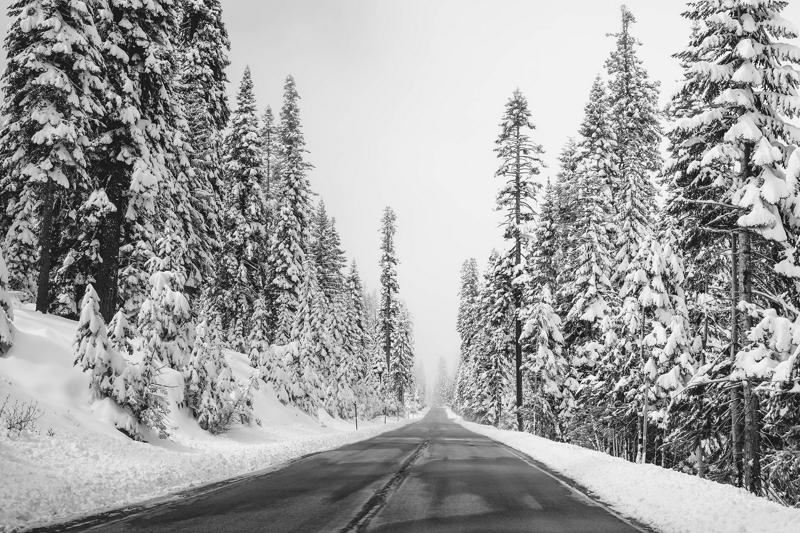
%> input picture cv1_labs_2/Part-1: Image Enhancement/images/image2.jpg, 800 x 533 px
$ octave Q8.m   (GNU Octave 9; MATLAB toolbox functions it lacks are replaced by stand-ins)
%> lines starting %> are read from the running program, lines starting %| are printed output that depends on the picture
%> further down, im is the input picture: size 533x800 uint8; min 0, max 255, mean 160
### cv1_labs_2/Part-1: Image Enhancement/compute_gradient.m
function [Gx, Gy, im_magnitude,im_direction] = compute_gradient(image)

 sobel = [1,0,-1;2,0,-2;1,0,-1];
 Gx = conv2(sobel, image);
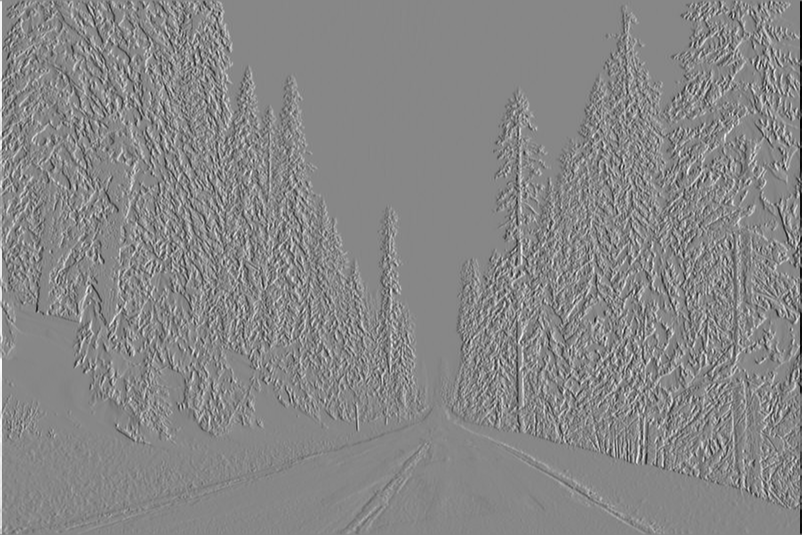
%> Gx: size 535x802 double; min -3.87, max 3.44, mean -1.89e-17; drawn with min black and max white
 Gy = conv2(sobel', image);
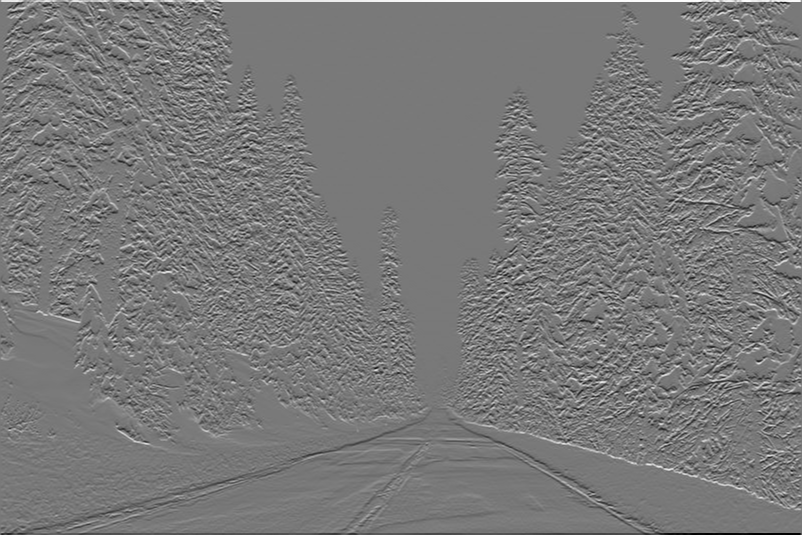
%> Gy: size 535x802 double; min -3.5, max 3.85, mean -8.48e-18; drawn with min black and max white
 im_magnitude = sqrt(Gx.^2 + Gy.^2);
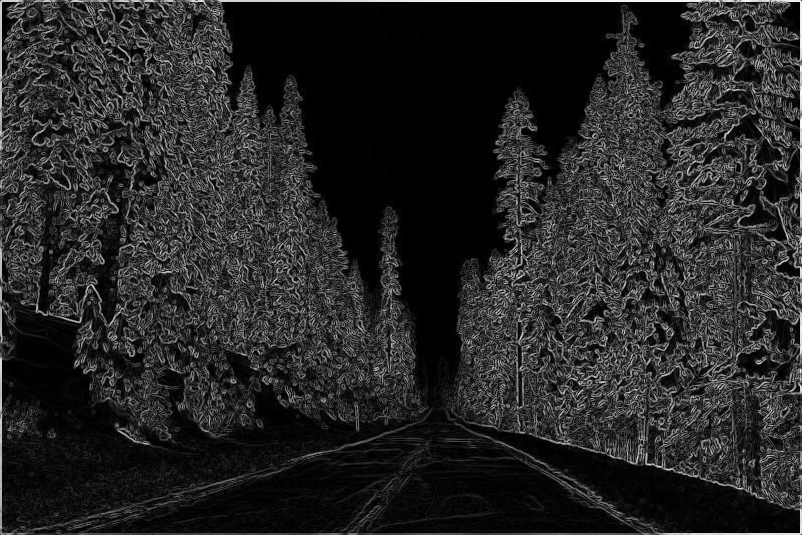
%> im_magnitude: size 535x802 double; min 0, max 3.93, mean 0.59; drawn with min black and max white
 im_direction = atan2d(-Gy, Gx);
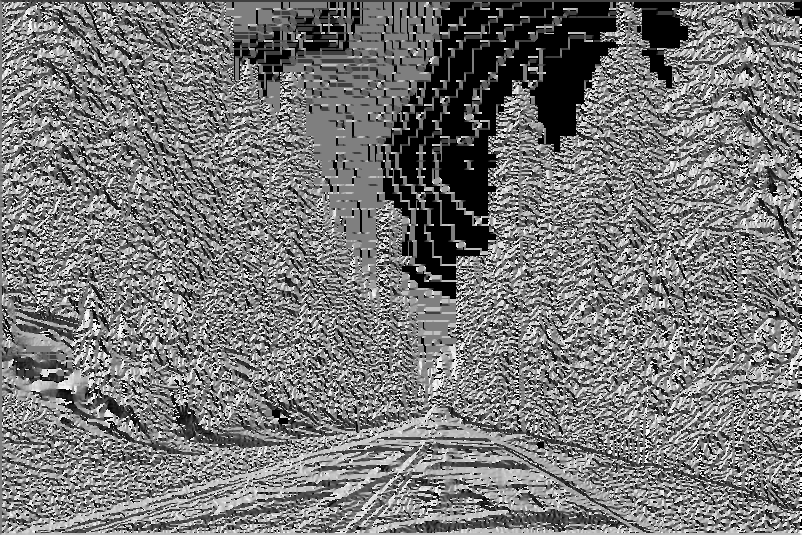
%> im_direction: size 535x802 double; min -180, max 180, mean -11.6; drawn with min black and max white

end

### cv1_labs_2/Part-1: Image Enhancement/Q8.m
im = imread('images\image2.jpg');
im = im2double(im); %so we can apply sqrt to the magnitude
[Gx, Gy, mag, dir] = compute_gradient(im);
subplot(2,2,1); imshow(Gx);
title('Gradient in the x-direction');
subplot(2,2,2); imshow(Gy);
%> after `imshow(Gy)`:
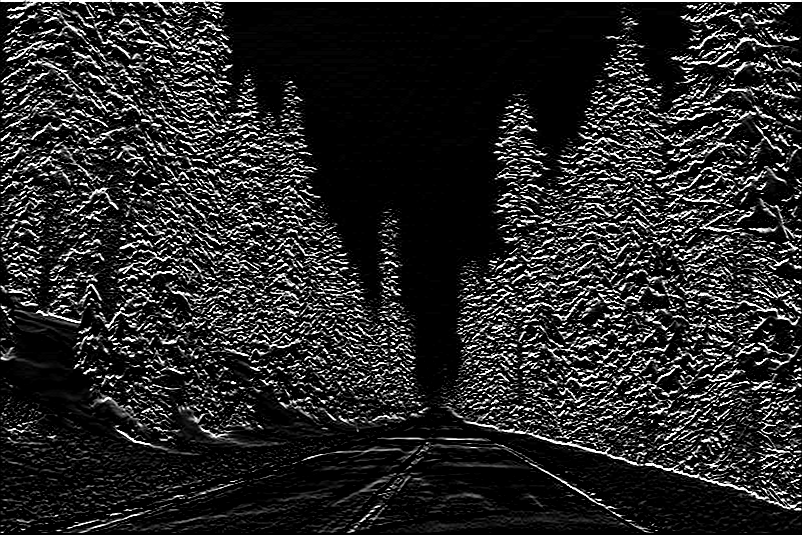
%> displayed picture: size 535x802, on the screen's scale of 0 to 255; min 0, max 255, mean 39.6
title('Gradient in the y-direction');
subplot(2,2,3); imshow(mag);
%> after `imshow(mag)`:
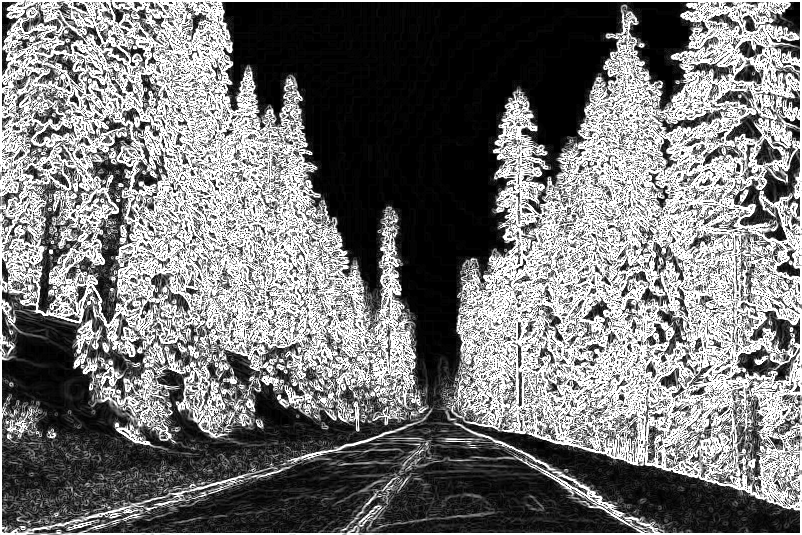
%> displayed picture: size 535x802, on the screen's scale of 0 to 255; min 0, max 255, mean 117.7
title('Magnitude of gradient');
subplot(2,2,4); imshow(dir);
%> after `imshow(dir)`:
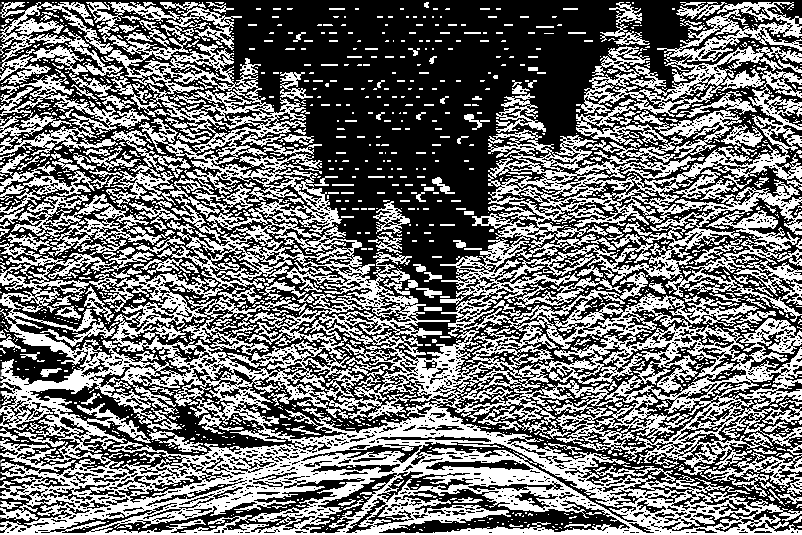
%> displayed picture: size 535x802, on the screen's scale of 0 to 255; min 0, max 255, mean 114.3
title('Direction of gradient');

$ run again, with cv1_labs_2/Part-1: Image Enhancement/images/image1.jpg copied over cv1_labs_2/Part-1: Image Enhancement/images/image2.jpg
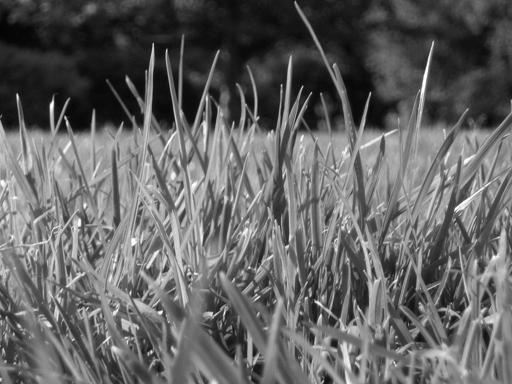
%> input picture cv1_labs_2/Part-1: Image Enhancement/images/image1.jpg, 512 x 384 px
%> im is the input picture: size 384x512 uint8; min 0, max 255, mean 99.4
%> im: size 384x512 double
%> in compute_gradient, `im_direction = atan2d(-Gy, Gx);`:
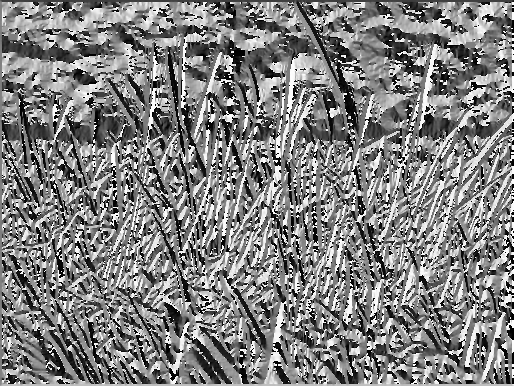
%> im_direction: size 386x514 double; min -180, max 180, mean 1.1; drawn with min black and max white
%> `imshow(dir)`:
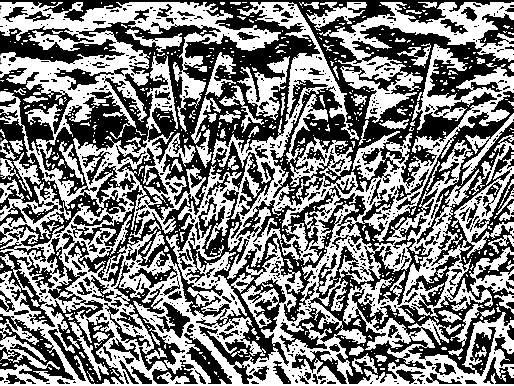
%> displayed picture: size 386x514, on the screen's scale of 0 to 255; min 0, max 255, mean 127.9
